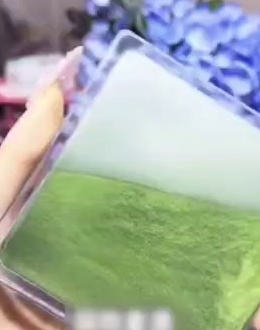
#> input picture test/baselines/video1_frame0.jpg, 260 x 330 px, found by its file name
$ python run_q1_g1_primary_static.py
#> lines starting #> are read from the running program, lines starting #| are printed output that depends on the picture
#!/usr/bin/env python3
"""P-012 Q1 G1 primary-scale static measurement run (frozen v2.0 caliber, tester).

First G1 data run under measurement-frozen-appendix-P012-v2 (FROZEN, manager
approved 10:53) + q1-input-manifest v1.0. Order discipline: REFERENCE FIRST
(bands from the reference set ONLY - f0/f5 static, f2/f6 dynamic), then the
s99w pairs are compared against those bands. EAB/OFF data never participates
in band formation.

Outputs (descriptive, NOT acceptance verdicts):
- reference single-frame values + descriptive min/max bands (static and
  dynamic bands kept separate); only 2 primary frames per state -> single
  frame values + min/max, never presented as confidence intervals
- s99w three pairs x {off, eab} (w1 anchor frames) on both tracks:
  hfH_native_v1 (v1 ROI, bit-compatible) and hfH_display_v2_proposed
  (primary 200px + sensitivity 100px columns)
- SUPPORT_LIMITED annotation with valid-row/valid-pair counts for the thin
  device sand band
- all numbers are descriptive; the manager three-way ruling happens later

Exit codes: 0 ok, 1 usage/selftest error.
"""
import argparse
import hashlib
import json
import math
from pathlib import Path

PRIMARY_INNER_WIDTH_PX = 200
SENSITIVITY_INNER_WIDTH_PX = 100
METHOD_ID_NATIVE = "hfH-native-v1"
METHOD_ID_DISPLAY = "hfH-display-v2-p1"
ART = Path(r"D:/hmprojects/HelloWorld/test/artifacts/p012-measurements")
BASE = Path(r"D:/hmprojects/HelloWorld/test/baselines")

# Frozen reference geometry (manifest s3.2/s4.2 final masks).
REF_FRAMES = {
    "video1_frame0.jpg": {"cols": (42, 252), "rows": (169, 314), "state": "static"},
    "video1_frame5.jpg": {"cols": (10, 236), "rows": (150, 304), "state": "static"},
    "video1_frame2.jpg": {"cols": (53, 257), "rows": (210, 314), "state": "dynamic"},
    "video1_frame6.jpg": {"cols": (7, 229), "rows": (150, 305), "state": "dynamic"},
}
# Frozen device geometry (manifest s3.1 + s4.1 final 22-row mask).
DEV_INNER = (178, 888, 1098, 1976)   # inner box x0,y0,x1,y1 (inclusive)
DEV_SAND_ROWS = (1950, 1971)         # v2 22-row mask (y<=1971)
DEV_INNER_W = DEV_INNER[2] - DEV_INNER[0] + 1   # 921

# v1 native ROI (dual-track preserved as-is).
DEV_V1_ROI = (240, 1950, 1035, 1976)
REF_V1_ROI = (30, 190, 230, 300)


def file_sha256(path):
    return hashlib.sha256(Path(path).read_bytes()).hexdigest()


def v1_lum(px):
    return 0.299 * px[0] + 0.587 * px[1] + 0.114 * px[2]


def v1_gray(img, box):
    crop = img.crop(box).convert("RGB")
    w, h = crop.size
    px = crop.load()
    return [[v1_lum(px[x, y]) for x in range(w)] for y in range(h)], w, h


def v1_hf_h(ys):
    n = 0
    s = 0.0
    for row in ys:
        for x in range(1, len(row)):
            s += abs(row[x] - row[x - 1])
            n += 1
    return s / n


def v1_std(ys):
    vals = [v for row in ys for v in row]
    n = len(vals)
    mean = sum(vals) / n
    return math.sqrt(sum((v - mean) ** 2 for v in vals) / n)


def float_y(img):
    rgb = img.convert("RGB")
    w, h = rgb.size
    px = rgb.load()
    ys = [[0.0] * w for _ in range(h)]
    for y in range(h):
        row = ys[y]
        for x in range(w):
            r, g, b = px[x, y]
            row[x] = 0.299 * r + 0.587 * g + 0.114 * b
    return ys, w, h


def area_coverage_resample(ys, src_w, src_h, dst_w, dst_h=None):
    if dst_h is None:
        dst_h = max(1, int(round(dst_w * src_h / src_w)))
    sx = src_w / dst_w
    sy = src_h / dst_h
    out = [[0.0] * dst_w for _ in range(dst_h)]
    for dy in range(dst_h):
        y0, y1 = dy * sy, (dy + 1) * sy
        iy0, iy1 = int(math.floor(y0)), min(int(math.ceil(y1)), src_h)
        for dx in range(dst_w):
            x0, x1 = dx * sx, (dx + 1) * sx
            ix0, ix1 = int(math.floor(x0)), min(int(math.ceil(x1)), src_w)
            acc = 0.0
            area = 0.0
            for iy in range(iy0, iy1):
                wy = min(y1, iy + 1) - max(y0, iy)
                if wy <= 0:
                    continue
                row = ys[iy]
                for ix in range(ix0, ix1):
                    wx = min(x1, ix + 1) - max(x0, ix)
                    if wx <= 0:
                        continue
                    wgt = wx * wy
                    acc += row[ix] * wgt
                    area += wgt
            out[dy][dx] = acc / area if area > 0 else 0.0
    return out, dst_w, dst_h


def mask_adjacent_pair_hfh(ys, mask):
    n = 0
    s = 0.0
    rows_with_pairs = 0
    for y, row in enumerate(ys):
        mrow = mask[y]
        row_pairs = 0
        for x in range(1, len(row)):
            if mrow[x] and mrow[x - 1]:
                s += abs(row[x] - row[x - 1])
                n += 1
                row_pairs += 1
        if row_pairs:
            rows_with_pairs += 1
    if n == 0:
        return None, 0, 0
    return s / n, n, rows_with_pairs


def gdom_mask(crop, col_range, row_range):
    """Reference sand mask (manifest final): pure sand cols x rows intersection.
    Source-mask in crop coordinates; gdom criterion G>R and G>B."""
    w, h = crop.size
    px = crop.load()
    mask = [[False] * w for _ in range(h)]
    cx0, cx1 = col_range
    ry0, ry1 = row_range
    for y in range(max(0, ry0), min(h, ry1 + 1)):
        for x in range(max(0, cx0), min(w, cx1 + 1)):
            r, g, b = px[x, y]
            if g > r and g > b:
                mask[y][x] = True
    return mask


def display_track(img, inner_box, mask_kind, mask_rects, tier):
    """v2 display operator on one image (frozen s2/s3)."""
    x0, y0, x1, y1 = inner_box
    inner_w = x1 - x0 + 1
    dst_w = PRIMARY_INNER_WIDTH_PX if tier == "primary" else SENSITIVITY_INNER_WIDTH_PX
    crop = img.crop((x0, y0, x1 + 1, y1 + 1)).convert("RGB")
    ys, w, h = float_y(crop)
    rs, rw, rh = area_coverage_resample(ys, w, h, dst_w)
    if mask_kind == "gdom":
        px = crop.load()
        src_mask = [[(px[x, y][1] > px[x, y][0]) and (px[x, y][1] > px[x, y][2])
                     for x in range(w)] for y in range(h)]
    else:
        src_mask = [[False] * w for _ in range(h)]
        for rx0, ry0, rx1, ry1 in mask_rects:
            for y in range(max(0, ry0), min(h, ry1)):
                row = src_mask[y]
                for x in range(max(0, rx0), min(w, rx1)):
                    row[x] = True
    cov, mw, mh = area_coverage_resample(
        [[1.0 if v else 0.0 for v in row] for row in src_mask], w, h, rw)
    mask = [[v >= 1.0 - 1e-9 for v in row] for row in cov]
    hf, pairs, vrows = mask_adjacent_pair_hfh(rs, mask)
    vals = [v for y, row in enumerate(rs) for x, v in enumerate(row) if mask[y][x]]
    lum_std = None
    if vals:
        mean = sum(vals) / len(vals)
        lum_std = math.sqrt(sum((v - mean) ** 2 for v in vals) / len(vals))
    return {
        "methodId": METHOD_ID_DISPLAY,
        "tier": tier,
        "dstWidthPx": rw,
        "dstHeightPx": rh,
        "srcInnerWidthPx": inner_w,
        "hfH": "N/A" if hf is None else round(hf, 4),
        "validPairs": pairs,
        "validRows": vrows,
        "supportLimited": bool(vrows < 8),
        "lumStdSameMask": round(lum_std, 2) if lum_std is not None else "N/A",
    }


def native_track(img, roi):
    ys, w, h = v1_gray(img, tuple(roi))
    return {
        "methodId": METHOD_ID_NATIVE,
        "roi": list(roi),
        "hfH": round(v1_hf_h(ys), 3),
        "lumStd": round(v1_std(ys), 2),
        "validPairs": (w - 1) * h,
    }


def main():
    ap = argparse.ArgumentParser(description=__doc__)
    ap.add_argument("--out", default=str(ART / "q1-g1-primary-run.json"))
    args = ap.parse_args()

    from PIL import Image
    out = {
        "run": "Q1-G1-primary-static-v1",
        "caliber": "measurement-frozen-appendix-P012-v2 (FROZEN v2.0) + manifest v1.0",
        "order": "reference first (bands from reference set only), then comparison",
        "nature": "DESCRIPTIVE ONLY - not an acceptance verdict; single frame "
                  "values + min/max are NOT confidence intervals",
        "reference": {}, "comparison": {}, "bands": {},
    }

    # ---- Step 1: reference set (band formation, reference frames ONLY) ----
    ref_results = {}
    for fname, geo in REF_FRAMES.items():
        path = BASE / fname
        img = Image.open(path)
#> img is the input picture: PIL image 260x330 RGB; mean R, G, B 164.9, 175.7, 162.8
        col_w = geo["cols"][1] - geo["cols"][0] + 1
        # inner box for the resample = pure-sand column range x full sand row
        # range (perspective discipline: scale ratio from pure-sand width;
        # no straightening, no anisotropic warp).
        inner = (geo["cols"][0], geo["rows"][0], geo["cols"][1], geo["rows"][1])
        res = {
            "sha256": file_sha256(path),
            "state": geo["state"],
            "pureSandColWidth": col_w,
            "native": native_track(img, REF_V1_ROI),
            "displayPrimary": display_track(
                img, inner, "gdom", None, "primary"),
            "displaySensitivity": {
                "note": "perspective sensitivity at width ends; primary "
                        "ratio uses this frame's pure-sand width",
                "srcWidthMin": col_w, "srcWidthMax": col_w,
            },
        }
#> in v1_gray, `crop = img.crop(box).convert("RGB")`:
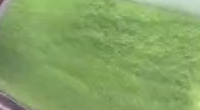
#> crop: PIL image 200x110 RGB; mean R, G, B 132.8, 163.8, 100.5
#> in native_track, `ys, w, h = v1_gray(img, tuple(roi))`: ys = 110 items; w = 200; h = 110
#> the loop in v1_hf_h, `for row in ys:` made 110 passes
#> after the loop in v1_hf_h, `for row in ys:`: n = 21890; s = 38661.5
#> in v1_std, `vals = [v for row in ys for v in row]`: vals = 22000 items
#> in v1_std, `n = len(vals)`: n = 22000
#> in v1_std, `mean = sum(vals) / n`: mean = 147.3
#> in display_track, `x0, y0, x1, y1 = inner_box`: x0 = 42; y0 = 169; x1 = 252; y1 = 314
#> in display_track, `inner_w = x1 - x0 + 1`: inner_w = 211
#> in display_track, `crop = img.crop((x0, y0, x1 + 1, y1 + 1)).convert("RGB")`:
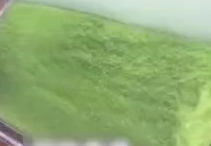
#> crop: PIL image 211x146 RGB; mean R, G, B 144.4, 173.5, 115.1
#> in display_track, `ys, w, h = float_y(crop)`: ys = 146 items; h = 146
#> in area_coverage_resample, `dst_h = max(1, int(round(dst_w * src_h / src_w)))`: dst_h = 138
#> in area_coverage_resample, `sx = src_w / dst_w`: sx = 1.05
#> in area_coverage_resample, `sy = src_h / dst_h`: sy = 1.06
#> the loop in area_coverage_resample, `for dy in range(dst_h):` made 138 passes
#> (y0, y1, iy0, iy1) on passes 1 to 12: (0, 1.06, 0, 2), (1.06, 2.12, 1, 3), (2.12, 3.17, 2, 4), (3.17, 4.23, 3, 5), (4.23, 5.29, 4, 6), (5.29, 6.35, 5, 7), (6.35, 7.41, 6, 8), (7.41, 8.46, 7, 9), (8.46, 9.52, 8, 10), (9.52, 10.58, 9, 11), (10.58, 11.64, 10, 12), (11.64, 12.7, 11, 13)
#> after the loop in area_coverage_resample, `for dy in range(dst_h):`: out = 138 items
#> in display_track, `rs, rw, rh = area_coverage_resample(ys, w, h, dst_w)`: rw = 200; rh = 138
#> in display_track, `src_mask = [[(px[x, y][1] > px[x, y][0]) and (px[x, y][1] > px[x, y][2..`: src_mask = 146 items
#> the loop in area_coverage_resample (call 2), `for dy in range(dst_h):` made 138 passes
#> in display_track, `cov, mw, mh = area_coverage_resample( [[1.0 if v else 0.0 for v in row..`: cov = 138 items; mw = 200; mh = 138
#> in display_track, `mask = [[v >= 1.0 - 1e-9 for v in row] for row in cov]`: mask = 138 items
#> the loop in mask_adjacent_pair_hfh, `for y, row in enumerate(ys):` made 138 passes
        ref_results[fname] = res
#> pass 2 of the loop in main, `for fname, geo in REF_FRAMES.items():`:
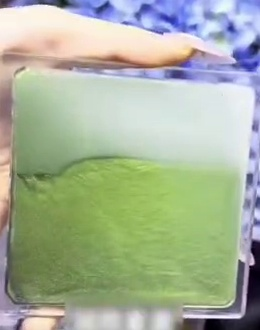
#> input picture test/baselines/video1_frame5.jpg, 260 x 330 px, found by its file name
#> in main, img is the input picture: PIL image 260x330 RGB; mean R, G, B 166.7, 177.8, 155
#> in v1_gray (call 2), `crop = img.crop(box).convert("RGB")`:
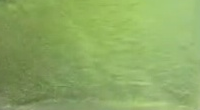
#> crop: PIL image 200x110 RGB; mean R, G, B 141.3, 170.4, 99.8
#> the loop in v1_hf_h (call 2), `for row in ys:` made 110 passes
#> in display_track (call 2), `crop = img.crop((x0, y0, x1 + 1, y1 + 1)).convert("RGB")`:
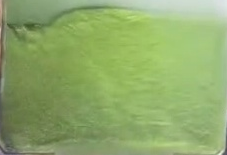
#> crop: PIL image 227x155 RGB; mean R, G, B 143.1, 169.8, 106.2
#> the loop in mask_adjacent_pair_hfh (call 2), `for y, row in enumerate(ys):` made 137 passes
#> pass 3 of the loop in main, `for fname, geo in REF_FRAMES.items():`:
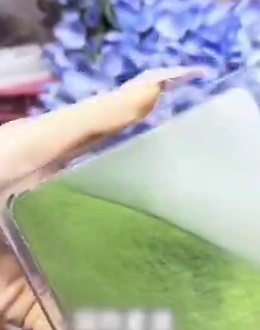
#> input picture test/baselines/video1_frame2.jpg, 260 x 330 px, found by its file name
#> in main, img is the input picture: PIL image 260x330 RGB; mean R, G, B 170.3, 177.5, 170.1
#> in v1_gray (call 3), `crop = img.crop(box).convert("RGB")`:
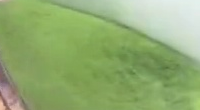
#> crop: PIL image 200x110 RGB; mean R, G, B 145.5, 172.2, 113.5
#> in display_track (call 3), `crop = img.crop((x0, y0, x1 + 1, y1 + 1)).convert("RGB")`:
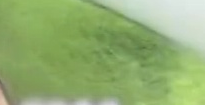
#> crop: PIL image 205x105 RGB; mean R, G, B 146.4, 174.2, 113.5
#> the loop made 4 passes; the first 3 are shown
    out["reference"] = ref_results

    # Bands: ONLY reference frames. static = f0/f5; dynamic = f2/f6.
    for state, frames in (("static", ["video1_frame0.jpg", "video1_frame5.jpg"]),
                          ("dynamic", ["video1_frame2.jpg", "video1_frame6.jpg"])):
        vals_nat = [ref_results[f]["native"]["hfH"] for f in frames]
        vals_disp = [ref_results[f]["displayPrimary"]["hfH"] for f in frames]
        out["bands"][state] = {
            "frames": frames,
            "hfH_native_v1": {"perFrame": vals_nat, "min": min(vals_nat),
                              "max": max(vals_nat),
                              "note": "descriptive min/max of 2 frames, NOT a CI"},
            "hfH_display_v2_proposed": {
                "perFrame": vals_disp, "min": min(vals_disp), "max": max(vals_disp),
                "note": "descriptive min/max of 2 frames, NOT a CI"},
        }

    # ---- Step 2: s99w three pairs (comparison; never fed into the bands) ----
    # w1 = anchor measurement frame (v1 archive values exist); w0/w2 measured on
    # the display track for frame-spread context (static 25s frozen state).
    for pair in (1, 2, 3):
        for arm in ("off", "eab"):
            for widx in (0, 1, 2):
                path = ART / f"eab-s99w-pair{pair}-{arm}-w{widx}.jpeg"
#> (the run stopped early here; a loop or call above may not have finished)
